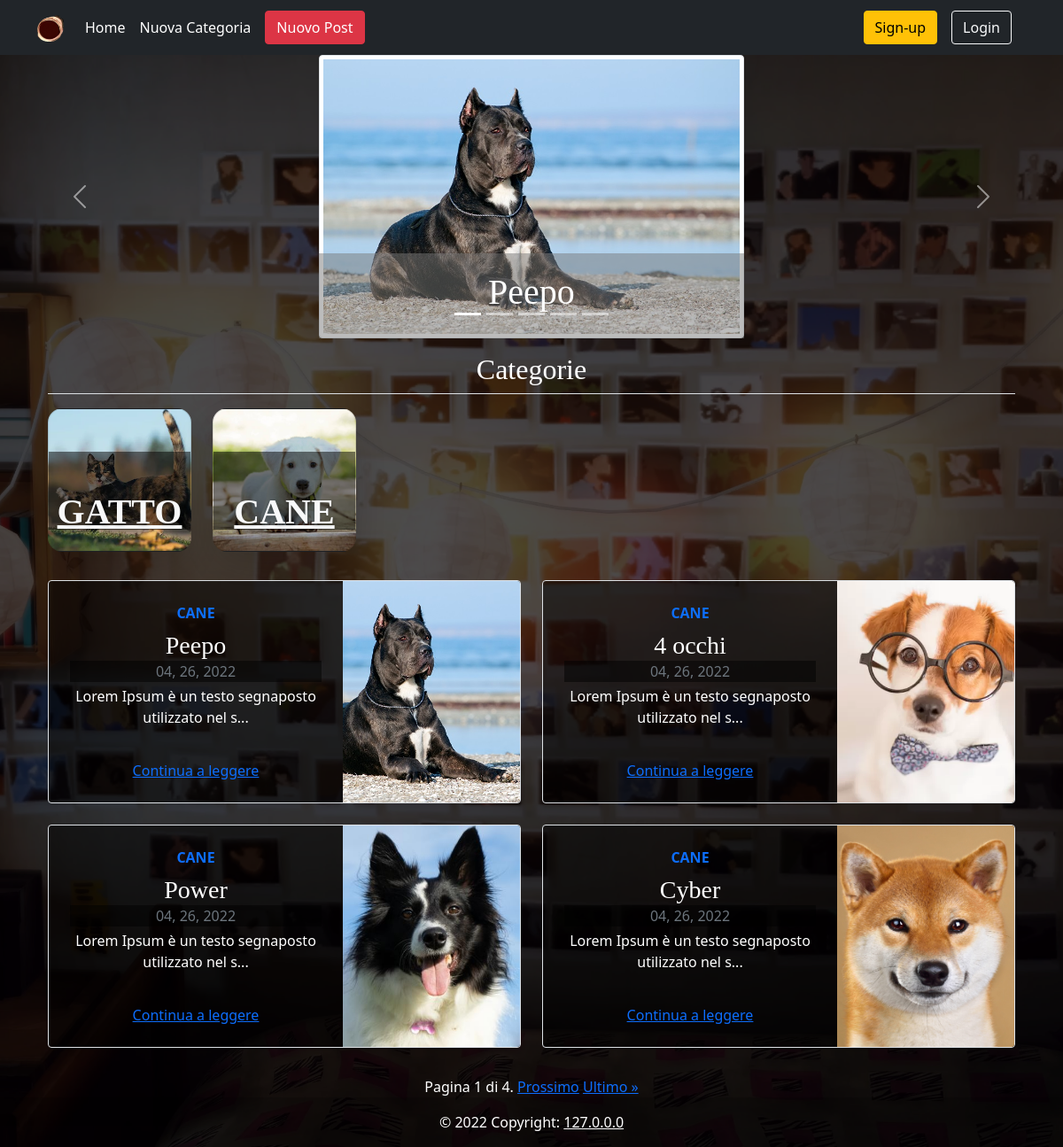
The app's page /index/ with its own data.
### post/models.py (models this page shows)
class MyPost(models.Model):
    name=models.CharField(max_length=25)
    description=models.TextField(max_length=200)
    image=models.ImageField(upload_to=user_directory_path,default='404Image.webp')
    categories=models.ManyToManyField(MyCategory, blank=False,max_length=3)
    created_at = models.DateTimeField(null=True, blank=True,auto_now_add=True)
    updated_at = models.DateTimeField(null=True, blank=True,auto_now=True)

### category/models.py (models this page shows, shortened)
class MyCategory(models.Model):
    name=models.CharField(max_length=25,primary_key=True)
    description=models.TextField(max_length=200)
    image=models.ImageField(upload_to='category/img/%Y/%m/%d/',default='404Image.webp')

### index/views.py (the view)
# urls.py: path('index/',views.index, name='index'),
def index(request):
    categories = MyCategory.objects.all()
    posts= Paginator(MyPost.objects.all().order_by('-created_at'),4)
    recentPosts = MyPost.objects.all().order_by('-created_at')[:5]
    page_number = request.GET.get('page')
    page_posts = posts.get_page(page_number)
    context = {'categories': categories, 'page_posts': page_posts, 'recentPosts': recentPosts}
    return render(request, 'index/index.html',context)

### templates/index/index.html (shortened to what this page needs)
{% extends 'index/Base.html' %}
{% load static %}
{% block cssPage %}<link rel="stylesheet" href="{% static 'css/general.css' %}">
<link rel="stylesheet" href="{% static 'css/indexPage.css' %}">
{% endblock cssPage %}
{% block content %}
{% if recentPosts.count > 0 %}
<div id="myCarousel" class="carousel slide" data-bs-ride="carousel">
  <div class="carousel-indicators">
    {% for post in recentPosts %}
    {% if forloop.counter == 1 %}
    <button type="button" data-bs-target="#myCarousel" data-bs-slide-to="{{forloop.counter0}}" class="active" aria-current="true" aria-label="Slide {{forloop.counter}}"></button>
    {% else %}
          <button type="button" data-bs-target="#myCarousel" data-bs-slide-to="{{forloop.counter0}}" aria-label="Slide {{forloop.counter}}"></button>
    {% endif %}
    {% endfor %}
  </div>
  <div class="carousel-inner">
    {% for post in recentPosts %}
    {% if forloop.counter == 1 %}
    <div class="carousel-item active">
      <img src="{{ post.image.url }}" class="img-thumbnail" alt="{{post.name}}">
      <div class="container">
        <div class="carousel-caption">
          <h1>{{post.name}}</h1>
        </div>
      </div>
    </div>
    {% endif %}
    {% endfor %}
  </div>
  <button class="carousel-control-prev" type="button" data-bs-target="#myCarousel" data-bs-slide="prev">
    <span class="carousel-control-prev-icon" aria-hidden="true"></span>
  </button>
  <button class="carousel-control-next" type="button" data-bs-target="#myCarousel" data-bs-slide="next">
    <span class="carousel-control-next-icon" aria-hidden="true"></span>
  </button>
</div>
{% endif %}
<div class="container px-4 " id="custom-cards">
  <h2 class="pb-2 border-bottom">Categorie</h2>
  <div class="row row-cols-2 row-cols-lg-6 align-items-stretch g-4 py-2">
    {% for category in categories %}
    <div class="col">
      <div class="card card-cover h-100 overflow-hidden text-white bg-dark rounded-5 shadow-lg" style="background-image: url('{{category.image.url}}');">
        <div class="h-100 pb-3 text-white text-shadow-1">
          <h2 class="pt-5 mt-5 display-6 lh-1 fw-bold categories">
            <a class="stretched-link link-light" href={% url 'category:categoryDetail' pk=category.name %}>{{category.name}}</a></h2>
        </div>
      </div>
    </div>
    {% endfor %}
  </div>
</div>
<div class="container px-4">
{% if page_posts.paginator.count > 0 %}
					{% include "post/allPost.html" %}
					{% else %}
					<h1>No posts?</h1>
					<p>ricerca in corso ...</p>
					<p hidden>sto consultando i miei bro +1</p>
					{% endif %}
</div>
{% endblock content %}
{% block footer %}
{% include "index/footer.html" %}
{% endblock footer %}

### post/templates/post/allPost.html (shortened to what this page needs)
<div class="row row-cols-1 row-cols-lg-2 mb-2 mt-4">
      {% for post in page_posts %}
      <div class="col">
        <div class="row g-0 border rounded overflow-hidden flex-md-row mb-4 shadow-sm h-md-250 position-relative">
          <div class="col p-4 d-flex flex-column position-static">
            <strong class="d-inline-block mb-2 text-primary">{{post.categories.all.0.name}} </strong>
            <h3 class="mb-0 text-white">{{post.name}}</h3>
            <div class="mb-1 text-muted">{{post.created_at|date:"m, d, Y"}}</div>
            <p class="card-text mb-auto text-white">{{post.description|slice:50}}...</p>
            <a href="{% url 'post:post_detail' pk=post.pk %}">Continua a leggere</a>
          </div>
          <div class="col-auto d-none d-lg-block">
            <svg class="bd-placeholder-img card-cover" width="200" height="250" role="img" style="background-image: url('{{post.image.url}}');background-size: cover;">
            </svg>
          </div>
        </div>
      </div>
      {% endfor %}
    </div>
    <div class="pagination row text-white">
      <span class="step-links">
          <span class="current">
              Pagina {{ page_posts.number }} di {{ page_posts.paginator.num_pages }}.
          </span>
          {% if page_posts.has_next %}
              <a href="?page={{ page_posts.next_page_number }}">Prossimo</a>
              <a href="?page={{ page_posts.paginator.num_pages }}">Ultimo &raquo;</a>
          {% endif %}
      </span>
    </div>

### static/css/general.css (style rules this page uses)
html { min-height: 100%!important; height: 100%!important; }
body { background-image: url("../img/Wall.webp"); background-size: cover; background-position: center center; background-repeat: no-repeat; background-attachment: fixed; min-height: 100%!important; }

### static/css/indexPage.css (style rules this page uses)
body { color: #5a5a5a; }
.carousel { margin-bottom: 1rem; }
.carousel-item { height: 20rem; }
.carousel-item > img { position: absolute; top: 0; right: 20%; left: 20%; width: 60%; height: 20rem; }
.carousel-caption { right: 20%; left: 20%; width: 60%; z-index: 0; bottom: 0; background-color: rgba(122, 122, 122, 0.5); color: rgb(255, 255, 255); }
@media only screen and (min-width: 768px) { .carousel-caption , .carousel-item >img { right: 30%; left: 30%; width: 40%; } }
.rounded-5 { border-radius: 1rem; }
.text-shadow-1 { text-shadow: 0 .125rem .25rem rgba(0, 0, 0, .25); }
.card-cover { background-repeat: no-repeat; background-position: center center; background-size: cover; }
h1, h2, h3, h4, h5, h6 { font-family: "Playfair Display", Georgia, "Times New Roman", serif; }
.categories { bottom: 0; background-color:rgba(0, 0, 0, 0.5); }
.col>div { background-color: rgba(0, 0, 0, 0.5); }

### records on screen
MyPost: image (picture), name "Peepo", categories.all.0.name "CANE", created_at "04, 26, 2022", description "Lorem Ipsum è un testo segnaposto utilizzato nel s"
MyPost: categories.all.0.name "CANE", name "4 occhi", created_at "04, 26, 2022", description "Lorem Ipsum è un testo segnaposto utilizzato nel s"
MyPost: categories.all.0.name "CANE", name "Power", created_at "04, 26, 2022", description "Lorem Ipsum è un testo segnaposto utilizzato nel s"
MyPost: categories.all.0.name "CANE", name "Cyber", created_at "04, 26, 2022", description "Lorem Ipsum è un testo segnaposto utilizzato nel s"
MyCategory: image (picture), name "GATTO"
MyCategory: image (picture), name "CANE"

### other values on screen
{{ page_posts.number }} "1"
{{ page_posts.paginator.num_pages }} "4"
